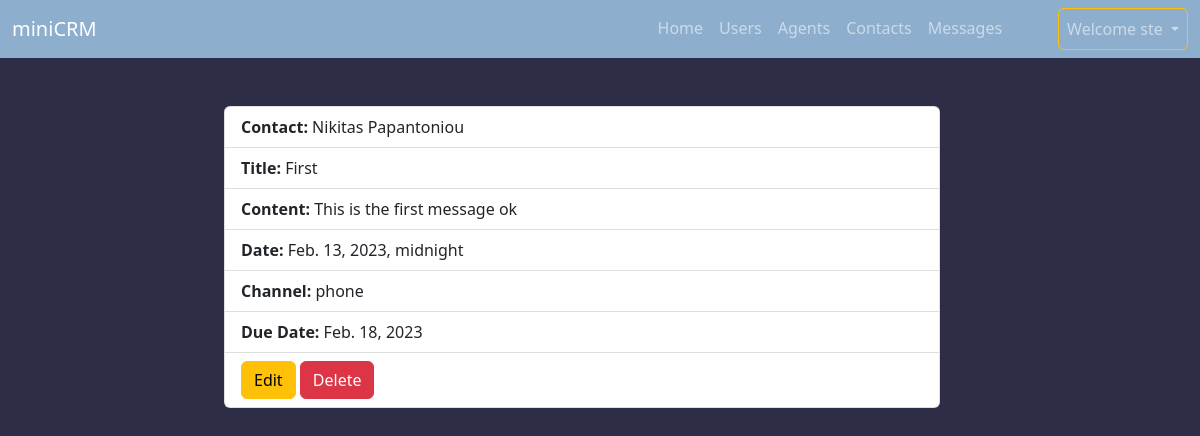
The page /minicrm/detail_message/1 (signed in) on the database its author committed.
### minicrm/models.py (models this page shows, shortened)
class User(AbstractUser):
    pass

class SoftDeleteModel(models.Model):
    is_deleted = models.BooleanField(default=False)
    obects = models.Manager()
    undeleted_objects = SoftDeleteManager()
    class Meta:
        abstract = True

class Message(SoftDeleteModel):
    contact = models.ForeignKey(Contact, on_delete=models.CASCADE, related_name="contact_message")
    message_title = models.CharField(max_length=256)
    message_content = models.CharField(max_length=1024)
    message_datetime = models.DateTimeField()
    message_channel = models.CharField(max_length=256)
    message_due_date = models.DateField()

class Contact(models.Model):
    agent = models.ForeignKey(Agent, on_delete=models.CASCADE)
    contact_firstname = models.CharField(max_length=256)
    contact_lastname = models.CharField(max_length=256)
    contact_email = models.CharField(max_length=256)
    contact_phone = models.CharField(max_length=10)
    contact_phone2 = models.CharField(max_length=10)
    contact_address = models.CharField(max_length=256)
    contact_company = models.CharField(max_length=256)
    contact_vat_no = models.CharField(max_length=9)

### minicrm/views.py (the view)
# urls.py: path('detail_message/<int:pk>', MessageDetailView.as_view(), name='detail_message'),
class MessageDetailView(LoginRequiredMixin, DetailView):
    model = Message
    redirect_field_name = '/'

### minicrm/templates/minicrm/message_detail.html (shortened to what this page needs)
<!DOCTYPE html>
{% extends 'minicrm/base.html' %}
{% load static %}
{% block content %}
    <div class="container mx-auto">
        <div class="container row justify-content-center">
            <ul class="list-group col-sm-8 mb-5">
                <li class="list-group-item"><b> Contact: </b> {{message.contact.contact_firstname}} {{message.contact.contact_lastname}}</li>
                <li class="list-group-item"><b> Title: </b> {{message.message_title}}</li>
                <li class="list-group-item"><b> Content: </b> {{message.message_content}}</li>
                <li class="list-group-item"><b> Date: </b> {{message.message_datetime}}</li>
                <li class="list-group-item"><b> Channel: </b> {{message.message_channel}} </li>
                <li class="list-group-item"><b> Due Date: </b> {{message.message_due_date}}</li>
                <li class="list-group-item">
                    <div class="col-md-12 text-right">
                        <a href="{% url 'minicrm:update_message' pk=message.pk %}" class="btn btn-warning">Edit</a>
                        <a href="#" class="btn btn-danger">Delete</a>
                    </div>
                </li>
            </ul>
        </div>
    </div>
{% endblock content %}

### minicrm/templates/minicrm/base.html (shortened to what this page needs)
<!DOCTYPE html>
{% load static %}
<html lang="en">
<head>
    <link href="https://cdn.jsdelivr.net/npm/bootstrap@5.2.3/dist/css/bootstrap.min.css" rel="stylesheet">
    <link rel="stylesheet" href=" {% static 'minicrm/card.css' %} ">
    <link rel="stylesheet" href=" {% static 'minicrm/forms.css' %} ">
    <link rel="stylesheet" href=" {% static 'minicrm/circles.css' %} ">
</head>
<body>
{% block navbar %}
    <nav class="navbar navbar-expand-lg navbar-dark sticky-top">
      <div class="container-fluid">
        <a id="landing" class="navbar-brand" href=" {% url 'landing' %} ">miniCRM</a>
        <div class="collapse navbar-collapse justify-content-end" id="navbarNav">
          <ul class="navbar-nav">
            {% if request.user.is_authenticated %}
            <li class="nav-item">
              <a id="home" class="nav-link active" aria-current="page" href=" {% url 'minicrm:index' %} "> Home </a>
            </li>
            <li class="nav-item">
              <a id="users" class="nav-link" href="{% url 'minicrm:users' %}">Users</a>
            </li>
            <li class="nav-item">
              <a id="agents" class="nav-link" href="{% url 'minicrm:agents' %}">Agents</a>
            </li>
            <li class="nav-item">
              <a id="contacts" class="nav-link" href="{% url 'minicrm:contacts' %}">Contacts</a>
            </li>
            <li class="nav-item">
              <a id="messages" class="nav-link" href="{% url 'minicrm:messages' %}">Messages</a>
            </li>
            <li class="nav-item dropdown ms-lg-5">
                <a href="#" class="nav-link dropdown-toggle btn btn-outline-warning" id="navbarDropdown" role="button" data-bs-toggle="dropdown" aria-expanded="false">
                   Welcome {{request.user.username}}
                </a>
            </li>
            {% endif %}
          </ul>
        </div>
      </div>
    </nav>
{% endblock navbar %}
    <div class="mt-5">
        {% block content %}
        {% endblock content %}
    </div>
</body>
</html>

### minicrm/static/minicrm/forms.css (style rules this page uses)
body { background-color: rgb(45, 45, 71); color: whitesmoke; }
nav { background-color: rgb(141, 175, 205); color: white; }

### minicrm/static/minicrm/circles.css (style rules this page uses)
:root { --percentage-messages: 0; --percentage-users: 0; }

### rows shown on the page
User: user.username "ste"
Message: contact.contact_firstname "Nikitas", contact.contact_lastname "Papantoniou", message_title "First", message_content "This is the first message ok", message_datetime "Feb. 13, 2023, midnight", message_channel "phone", message_due_date "Feb. 18, 2023"
